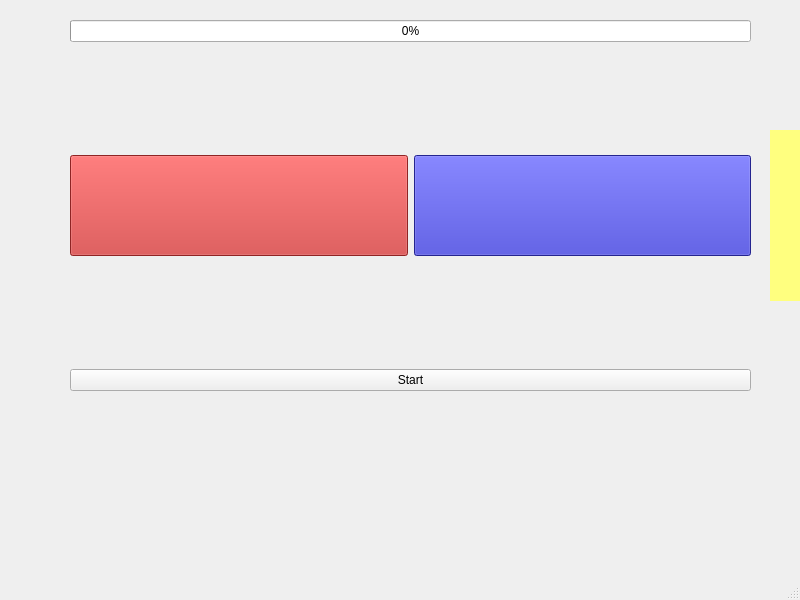
<?xml version="1.0" encoding="UTF-8"?>
<ui version="4.0">
 <class>MainWindow</class>
 <widget class="QMainWindow" name="MainWindow">
  <property name="geometry">
   <rect>
    <x>0</x>
    <y>0</y>
    <width>800</width>
    <height>600</height>
   </rect>
  </property>
  <property name="sizePolicy">
   <sizepolicy hsizetype="Preferred" vsizetype="Preferred">
    <horstretch>0</horstretch>
    <verstretch>0</verstretch>
   </sizepolicy>
  </property>
  <property name="windowTitle">
   <string>MainWindow</string>
  </property>
  <widget class="QWidget" name="centralwidget">
   <property name="sizePolicy">
    <sizepolicy hsizetype="Preferred" vsizetype="Preferred">
     <horstretch>0</horstretch>
     <verstretch>0</verstretch>
    </sizepolicy>
   </property>
   <widget class="QWidget" name="bigBox" native="true">
    <property name="geometry">
     <rect>
      <x>770</x>
      <y>130</y>
      <width>411</width>
      <height>171</height>
     </rect>
    </property>
    <property name="palette">
     <palette>
      <active>
       <colorrole role="WindowText">
        <brush brushstyle="SolidPattern">
         <color alpha="255">
          <red>255</red>
          <green>255</green>
          <blue>255</blue>
         </color>
        </brush>
       </colorrole>
       <colorrole role="Button">
        <brush brushstyle="SolidPattern">
         <color alpha="255">
          <red>255</red>
          <green>255</green>
          <blue>127</blue>
         </color>
        </brush>
       </colorrole>
       <colorrole role="Light">
        <brush brushstyle="SolidPattern">
         <color alpha="255">
          <red>0</red>
          <green>0</green>
          <blue>0</blue>
         </color>
        </brush>
       </colorrole>
       <colorrole role="Midlight">
        <brush brushstyle="SolidPattern">
         <color alpha="255">
          <red>0</red>
          <green>0</green>
          <blue>0</blue>
         </color>
        </brush>
       </colorrole>
       <colorrole role="Dark">
        <brush brushstyle="SolidPattern">
         <color alpha="255">
          <red>0</red>
          <green>0</green>
          <blue>0</blue>
         </color>
        </brush>
       </colorrole>
       <colorrole role="Mid">
        <brush brushstyle="SolidPattern">
         <color alpha="255">
          <red>0</red>
          <green>0</green>
          <blue>0</blue>
         </color>
        </brush>
       </colorrole>
       <colorrole role="Text">
        <brush brushstyle="SolidPattern">
         <color alpha="255">
          <red>255</red>
          <green>255</green>
          <blue>255</blue>
         </color>
        </brush>
       </colorrole>
       <colorrole role="BrightText">
        <brush brushstyle="SolidPattern">
         <color alpha="255">
          <red>255</red>
          <green>255</green>
          <blue>255</blue>
         </color>
        </brush>
       </colorrole>
       <colorrole role="ButtonText">
        <brush brushstyle="SolidPattern">
         <color alpha="255">
          <red>255</red>
          <green>255</green>
          <blue>255</blue>
         </color>
        </brush>
       </colorrole>
       <colorrole role="Base">
        <brush brushstyle="SolidPattern">
         <color alpha="255">
          <red>255</red>
          <green>255</green>
          <blue>127</blue>
         </color>
        </brush>
       </colorrole>
       <colorrole role="Window">
        <brush brushstyle="SolidPattern">
         <color alpha="255">
          <red>255</red>
          <green>255</green>
          <blue>127</blue>
         </color>
        </brush>
       </colorrole>
       <colorrole role="Shadow">
        <brush brushstyle="SolidPattern">
         <color alpha="255">
          <red>0</red>
          <green>0</green>
          <blue>0</blue>
         </color>
        </brush>
       </colorrole>
       <colorrole role="AlternateBase">
        <brush brushstyle="SolidPattern">
         <color alpha="255">
          <red>0</red>
          <green>0</green>
          <blue>0</blue>
         </color>
        </brush>
       </colorrole>
       <colorrole role="ToolTipBase">
        <brush brushstyle="SolidPattern">
         <color alpha="255">
          <red>255</red>
          <green>255</green>
          <blue>220</blue>
         </color>
        </brush>
       </colorrole>
       <colorrole role="ToolTipText">
        <brush brushstyle="SolidPattern">
         <color alpha="255">
          <red>0</red>
          <green>0</green>
          <blue>0</blue>
         </color>
        </brush>
       </colorrole>
       <colorrole role="PlaceholderText">
        <brush brushstyle="SolidPattern">
         <color alpha="127">
          <red>255</red>
          <green>255</green>
          <blue>255</blue>
         </color>
        </brush>
       </colorrole>
       <colorrole role="Accent">
        <brush brushstyle="SolidPattern">
         <color alpha="255">
          <red>0</red>
          <green>0</green>
          <blue>0</blue>
         </color>
        </brush>
       </colorrole>
      </active>
      <inactive>
       <colorrole role="WindowText">
        <brush brushstyle="SolidPattern">
         <color alpha="255">
          <red>255</red>
          <green>255</green>
          <blue>255</blue>
         </color>
        </brush>
       </colorrole>
       <colorrole role="Button">
        <brush brushstyle="SolidPattern">
         <color alpha="255">
          <red>255</red>
          <green>255</green>
          <blue>127</blue>
         </color>
        </brush>
       </colorrole>
       <colorrole role="Light">
        <brush brushstyle="SolidPattern">
         <color alpha="255">
          <red>0</red>
          <green>0</green>
          <blue>0</blue>
         </color>
        </brush>
       </colorrole>
       <colorrole role="Midlight">
        <brush brushstyle="SolidPattern">
         <color alpha="255">
          <red>0</red>
          <green>0</green>
          <blue>0</blue>
         </color>
        </brush>
       </colorrole>
       <colorrole role="Dark">
        <brush brushstyle="SolidPattern">
         <color alpha="255">
          <red>0</red>
          <green>0</green>
          <blue>0</blue>
         </color>
        </brush>
       </colorrole>
       <colorrole role="Mid">
        <brush brushstyle="SolidPattern">
         <color alpha="255">
          <red>0</red>
          <green>0</green>
          <blue>0</blue>
         </color>
        </brush>
       </colorrole>
       <colorrole role="Text">
        <brush brushstyle="SolidPattern">
         <color alpha="255">
          <red>255</red>
          <green>255</green>
          <blue>255</blue>
         </color>
        </brush>
       </colorrole>
       <colorrole role="BrightText">
        <brush brushstyle="SolidPattern">
         <color alpha="255">
          <red>255</red>
          <green>255</green>
          <blue>255</blue>
         </color>
        </brush>
       </colorrole>
       <colorrole role="ButtonText">
        <brush brushstyle="SolidPattern">
         <color alpha="255">
          <red>255</red>
          <green>255</green>
          <blue>255</blue>
         </color>
        </brush>
       </colorrole>
       <colorrole role="Base">
        <brush brushstyle="SolidPattern">
         <color alpha="255">
          <red>255</red>
          <green>255</green>
          <blue>127</blue>
         </color>
        </brush>
       </colorrole>
       <colorrole role="Window">
        <brush brushstyle="SolidPattern">
         <color alpha="255">
          <red>255</red>
          <green>255</green>
          <blue>127</blue>
         </color>
        </brush>
       </colorrole>
       <colorrole role="Shadow">
        <brush brushstyle="SolidPattern">
         <color alpha="255">
          <red>0</red>
          <green>0</green>
          <blue>0</blue>
         </color>
        </brush>
       </colorrole>
       <colorrole role="AlternateBase">
        <brush brushstyle="SolidPattern">
         <color alpha="255">
          <red>0</red>
          <green>0</green>
          <blue>0</blue>
         </color>
        </brush>
       </colorrole>
       <colorrole role="ToolTipBase">
        <brush brushstyle="SolidPattern">
         <color alpha="255">
          <red>255</red>
          <green>255</green>
          <blue>220</blue>
         </color>
        </brush>
       </colorrole>
       <colorrole role="ToolTipText">
        <brush brushstyle="SolidPattern">
         <color alpha="255">
          <red>0</red>
          <green>0</green>
          <blue>0</blue>
         </color>
        </brush>
       </colorrole>
       <colorrole role="PlaceholderText">
        <brush brushstyle="SolidPattern">
         <color alpha="127">
          <red>255</red>
          <green>255</green>
          <blue>255</blue>
         </color>
        </brush>
       </colorrole>
       <colorrole role="Accent">
        <brush brushstyle="SolidPattern">
         <color alpha="255">
          <red>0</red>
          <green>0</green>
          <blue>0</blue>
         </color>
        </brush>
       </colorrole>
      </inactive>
      <disabled>
       <colorrole role="WindowText">
        <brush brushstyle="SolidPattern">
         <color alpha="255">
          <red>0</red>
          <green>0</green>
          <blue>0</blue>
         </color>
        </brush>
       </colorrole>
       <colorrole role="Button">
        <brush brushstyle="SolidPattern">
         <color alpha="255">
          <red>255</red>
          <green>255</green>
          <blue>127</blue>
         </color>
        </brush>
       </colorrole>
       <colorrole role="Light">
        <brush brushstyle="SolidPattern">
         <color alpha="255">
          <red>0</red>
          <green>0</green>
          <blue>0</blue>
         </color>
        </brush>
       </colorrole>
       <colorrole role="Midlight">
        <brush brushstyle="SolidPattern">
         <color alpha="255">
          <red>0</red>
          <green>0</green>
          <blue>0</blue>
         </color>
        </brush>
       </colorrole>
       <colorrole role="Dark">
        <brush brushstyle="SolidPattern">
         <color alpha="255">
          <red>0</red>
          <green>0</green>
          <blue>0</blue>
         </color>
        </brush>
       </colorrole>
       <colorrole role="Mid">
        <brush brushstyle="SolidPattern">
         <color alpha="255">
          <red>0</red>
          <green>0</green>
          <blue>0</blue>
         </color>
        </brush>
       </colorrole>
       <colorrole role="Text">
        <brush brushstyle="SolidPattern">
         <color alpha="255">
          <red>0</red>
          <green>0</green>
          <blue>0</blue>
         </color>
        </brush>
       </colorrole>
       <colorrole role="BrightText">
        <brush brushstyle="SolidPattern">
         <color alpha="255">
          <red>255</red>
          <green>255</green>
          <blue>255</blue>
         </color>
        </brush>
       </colorrole>
       <colorrole role="ButtonText">
        <brush brushstyle="SolidPattern">
         <color alpha="255">
          <red>0</red>
          <green>0</green>
          <blue>0</blue>
         </color>
        </brush>
       </colorrole>
       <colorrole role="Base">
        <brush brushstyle="SolidPattern">
         <color alpha="255">
          <red>255</red>
          <green>255</green>
          <blue>127</blue>
         </color>
        </brush>
       </colorrole>
       <colorrole role="Window">
        <brush brushstyle="SolidPattern">
         <color alpha="255">
          <red>255</red>
          <green>255</green>
          <blue>127</blue>
         </color>
        </brush>
       </colorrole>
       <colorrole role="Shadow">
        <brush brushstyle="SolidPattern">
         <color alpha="255">
          <red>0</red>
          <green>0</green>
          <blue>0</blue>
         </color>
        </brush>
       </colorrole>
       <colorrole role="AlternateBase">
        <brush brushstyle="SolidPattern">
         <color alpha="255">
          <red>0</red>
          <green>0</green>
          <blue>0</blue>
         </color>
        </brush>
       </colorrole>
       <colorrole role="ToolTipBase">
        <brush brushstyle="SolidPattern">
         <color alpha="255">
          <red>255</red>
          <green>255</green>
          <blue>220</blue>
         </color>
        </brush>
       </colorrole>
       <colorrole role="ToolTipText">
        <brush brushstyle="SolidPattern">
         <color alpha="255">
          <red>0</red>
          <green>0</green>
          <blue>0</blue>
         </color>
        </brush>
       </colorrole>
       <colorrole role="PlaceholderText">
        <brush brushstyle="SolidPattern">
         <color alpha="127">
          <red>0</red>
          <green>0</green>
          <blue>0</blue>
         </color>
        </brush>
       </colorrole>
       <colorrole role="Accent">
        <brush brushstyle="SolidPattern">
         <color alpha="255">
          <red>0</red>
          <green>0</green>
          <blue>0</blue>
         </color>
        </brush>
       </colorrole>
      </disabled>
     </palette>
    </property>
    <property name="styleSheet">
     <string notr="true">background-color: rgb(255, 255, 127)</string>
    </property>
   </widget>
   <widget class="QWidget" name="">
    <property name="geometry">
     <rect>
      <x>70</x>
      <y>20</y>
      <width>681</width>
      <height>371</height>
     </rect>
    </property>
    <layout class="QGridLayout" name="gridLayout">
     <item row="0" column="0">
      <layout class="QVBoxLayout" name="verticalLayout">
       <item>
        <widget class="QProgressBar" name="progressBar">
         <property name="palette">
          <palette>
           <active>
            <colorrole role="Highlight">
             <brush brushstyle="SolidPattern">
              <color alpha="255">
               <red>0</red>
               <green>170</green>
               <blue>0</blue>
              </color>
             </brush>
            </colorrole>
           </active>
           <inactive>
            <colorrole role="Highlight">
             <brush brushstyle="SolidPattern">
              <color alpha="255">
               <red>0</red>
               <green>170</green>
               <blue>0</blue>
              </color>
             </brush>
            </colorrole>
           </inactive>
           <disabled/>
          </palette>
         </property>
         <property name="value">
          <number>0</number>
         </property>
         <property name="alignment">
          <set>Qt::AlignmentFlag::AlignJustify|Qt::AlignmentFlag::AlignVCenter</set>
         </property>
         <property name="invertedAppearance">
          <bool>false</bool>
         </property>
        </widget>
       </item>
       <item>
        <widget class="QLabel" name="youLoseText">
         <property name="font">
          <font>
           <pointsize>20</pointsize>
           <bold>true</bold>
          </font>
         </property>
         <property name="text">
          <string/>
         </property>
         <property name="alignment">
          <set>Qt::AlignmentFlag::AlignCenter</set>
         </property>
        </widget>
       </item>
       <item>
        <layout class="QHBoxLayout" name="horizontalLayout">
         <item>
          <widget class="QPushButton" name="redButton">
           <property name="sizePolicy">
            <sizepolicy hsizetype="Minimum" vsizetype="Minimum">
             <horstretch>0</horstretch>
             <verstretch>0</verstretch>
            </sizepolicy>
           </property>
           <property name="palette">
            <palette>
             <active>
              <colorrole role="WindowText">
               <brush brushstyle="SolidPattern">
                <color alpha="255">
                 <red>0</red>
                 <green>0</green>
                 <blue>0</blue>
                </color>
               </brush>
              </colorrole>
              <colorrole role="Button">
               <brush brushstyle="SolidPattern">
                <color alpha="255">
                 <red>200</red>
                 <green>50</green>
                 <blue>50</blue>
                </color>
               </brush>
              </colorrole>
              <colorrole role="Light">
               <brush brushstyle="SolidPattern">
                <color alpha="255">
                 <red>255</red>
                 <green>109</green>
                 <blue>109</blue>
                </color>
               </brush>
              </colorrole>
              <colorrole role="Midlight">
               <brush brushstyle="SolidPattern">
                <color alpha="255">
                 <red>227</red>
                 <green>79</green>
                 <blue>79</blue>
                </color>
               </brush>
              </colorrole>
              <colorrole role="Dark">
               <brush brushstyle="SolidPattern">
                <color alpha="255">
                 <red>100</red>
                 <green>25</green>
                 <blue>25</blue>
                </color>
               </brush>
              </colorrole>
              <colorrole role="Mid">
               <brush brushstyle="SolidPattern">
                <color alpha="255">
                 <red>133</red>
                 <green>33</green>
                 <blue>33</blue>
                </color>
               </brush>
              </colorrole>
              <colorrole role="Text">
               <brush brushstyle="SolidPattern">
                <color alpha="255">
                 <red>0</red>
                 <green>0</green>
                 <blue>0</blue>
                </color>
               </brush>
              </colorrole>
              <colorrole role="BrightText">
               <brush brushstyle="SolidPattern">
                <color alpha="255">
                 <red>255</red>
                 <green>255</green>
                 <blue>255</blue>
                </color>
               </brush>
              </colorrole>
              <colorrole role="ButtonText">
               <brush brushstyle="SolidPattern">
                <color alpha="255">
                 <red>0</red>
                 <green>0</green>
                 <blue>0</blue>
                </color>
               </brush>
              </colorrole>
              <colorrole role="Base">
               <brush brushstyle="SolidPattern">
                <color alpha="255">
                 <red>255</red>
                 <green>255</green>
                 <blue>255</blue>
                </color>
               </brush>
              </colorrole>
              <colorrole role="Window">
               <brush brushstyle="SolidPattern">
                <color alpha="255">
                 <red>200</red>
                 <green>50</green>
                 <blue>50</blue>
                </color>
               </brush>
              </colorrole>
              <colorrole role="Shadow">
               <brush brushstyle="SolidPattern">
                <color alpha="255">
                 <red>0</red>
                 <green>0</green>
                 <blue>0</blue>
                </color>
               </brush>
              </colorrole>
              <colorrole role="AlternateBase">
               <brush brushstyle="SolidPattern">
                <color alpha="255">
                 <red>227</red>
                 <green>152</green>
                 <blue>152</blue>
                </color>
               </brush>
              </colorrole>
              <colorrole role="ToolTipBase">
               <brush brushstyle="SolidPattern">
                <color alpha="255">
                 <red>255</red>
                 <green>255</green>
                 <blue>220</blue>
                </color>
               </brush>
              </colorrole>
              <colorrole role="ToolTipText">
               <brush brushstyle="SolidPattern">
                <color alpha="255">
                 <red>0</red>
                 <green>0</green>
                 <blue>0</blue>
                </color>
               </brush>
              </colorrole>
              <colorrole role="PlaceholderText">
               <brush brushstyle="SolidPattern">
                <color alpha="127">
                 <red>0</red>
                 <green>0</green>
                 <blue>0</blue>
                </color>
               </brush>
              </colorrole>
              <colorrole role="Accent">
               <brush brushstyle="SolidPattern">
                <color alpha="255">
                 <red>255</red>
                 <green>255</green>
                 <blue>255</blue>
                </color>
               </brush>
              </colorrole>
             </active>
             <inactive>
              <colorrole role="WindowText">
               <brush brushstyle="SolidPattern">
                <color alpha="255">
                 <red>0</red>
                 <green>0</green>
                 <blue>0</blue>
                </color>
               </brush>
              </colorrole>
              <colorrole role="Button">
               <brush brushstyle="SolidPattern">
                <color alpha="255">
                 <red>200</red>
                 <green>50</green>
                 <blue>50</blue>
                </color>
               </brush>
              </colorrole>
              <colorrole role="Light">
               <brush brushstyle="SolidPattern">
                <color alpha="255">
                 <red>255</red>
                 <green>109</green>
                 <blue>109</blue>
                </color>
               </brush>
              </colorrole>
              <colorrole role="Midlight">
               <brush brushstyle="SolidPattern">
                <color alpha="255">
                 <red>227</red>
                 <green>79</green>
                 <blue>79</blue>
                </color>
               </brush>
              </colorrole>
              <colorrole role="Dark">
               <brush brushstyle="SolidPattern">
                <color alpha="255">
                 <red>100</red>
                 <green>25</green>
                 <blue>25</blue>
                </color>
               </brush>
              </colorrole>
              <colorrole role="Mid">
               <brush brushstyle="SolidPattern">
                <color alpha="255">
                 <red>133</red>
                 <green>33</green>
                 <blue>33</blue>
                </color>
               </brush>
              </colorrole>
              <colorrole role="Text">
               <brush brushstyle="SolidPattern">
                <color alpha="255">
                 <red>0</red>
                 <green>0</green>
                 <blue>0</blue>
                </color>
               </brush>
              </colorrole>
              <colorrole role="BrightText">
               <brush brushstyle="SolidPattern">
                <color alpha="255">
                 <red>255</red>
                 <green>255</green>
                 <blue>255</blue>
                </color>
               </brush>
              </colorrole>
              <colorrole role="ButtonText">
               <brush brushstyle="SolidPattern">
                <color alpha="255">
                 <red>0</red>
                 <green>0</green>
                 <blue>0</blue>
                </color>
               </brush>
              </colorrole>
              <colorrole role="Base">
               <brush brushstyle="SolidPattern">
                <color alpha="255">
                 <red>255</red>
                 <green>255</green>
                 <blue>255</blue>
                </color>
               </brush>
              </colorrole>
              <colorrole role="Window">
               <brush brushstyle="SolidPattern">
                <color alpha="255">
                 <red>200</red>
                 <green>50</green>
                 <blue>50</blue>
                </color>
               </brush>
              </colorrole>
              <colorrole role="Shadow">
               <brush brushstyle="SolidPattern">
                <color alpha="255">
                 <red>0</red>
                 <green>0</green>
                 <blue>0</blue>
                </color>
               </brush>
              </colorrole>
              <colorrole role="AlternateBase">
               <brush brushstyle="SolidPattern">
                <color alpha="255">
                 <red>227</red>
                 <green>152</green>
                 <blue>152</blue>
                </color>
               </brush>
              </colorrole>
              <colorrole role="ToolTipBase">
               <brush brushstyle="SolidPattern">
                <color alpha="255">
                 <red>255</red>
                 <green>255</green>
                 <blue>220</blue>
                </color>
               </brush>
              </colorrole>
              <colorrole role="ToolTipText">
               <brush brushstyle="SolidPattern">
                <color alpha="255">
                 <red>0</red>
                 <green>0</green>
                 <blue>0</blue>
                </color>
               </brush>
              </colorrole>
              <colorrole role="PlaceholderText">
               <brush brushstyle="SolidPattern">
                <color alpha="127">
                 <red>0</red>
                 <green>0</green>
                 <blue>0</blue>
                </color>
               </brush>
              </colorrole>
              <colorrole role="Accent">
               <brush brushstyle="SolidPattern">
                <color alpha="255">
                 <red>255</red>
                 <green>255</green>
                 <blue>255</blue>
                </color>
               </brush>
              </colorrole>
             </inactive>
             <disabled>
              <colorrole role="WindowText">
               <brush brushstyle="SolidPattern">
                <color alpha="255">
                 <red>100</red>
                 <green>25</green>
                 <blue>25</blue>
                </color>
               </brush>
              </colorrole>
              <colorrole role="Button">
               <brush brushstyle="SolidPattern">
                <color alpha="255">
                 <red>200</red>
                 <green>50</green>
                 <blue>50</blue>
                </color>
               </brush>
              </colorrole>
              <colorrole role="Light">
               <brush brushstyle="SolidPattern">
                <color alpha="255">
                 <red>255</red>
                 <green>109</green>
                 <blue>109</blue>
                </color>
               </brush>
              </colorrole>
              <colorrole role="Midlight">
               <brush brushstyle="SolidPattern">
                <color alpha="255">
                 <red>227</red>
                 <green>79</green>
                 <blue>79</blue>
                </color>
               </brush>
              </colorrole>
              <colorrole role="Dark">
               <brush brushstyle="SolidPattern">
                <color alpha="255">
                 <red>100</red>
                 <green>25</green>
                 <blue>25</blue>
                </color>
               </brush>
              </colorrole>
              <colorrole role="Mid">
               <brush brushstyle="SolidPattern">
                <color alpha="255">
                 <red>133</red>
                 <green>33</green>
                 <blue>33</blue>
                </color>
               </brush>
              </colorrole>
              <colorrole role="Text">
               <brush brushstyle="SolidPattern">
                <color alpha="255">
                 <red>100</red>
                 <green>25</green>
                 <blue>25</blue>
                </color>
               </brush>
              </colorrole>
              <colorrole role="BrightText">
               <brush brushstyle="SolidPattern">
                <color alpha="255">
                 <red>255</red>
                 <green>255</green>
                 <blue>255</blue>
                </color>
               </brush>
              </colorrole>
              <colorrole role="ButtonText">
               <brush brushstyle="SolidPattern">
                <color alpha="255">
                 <red>100</red>
                 <green>25</green>
                 <blue>25</blue>
                </color>
               </brush>
              </colorrole>
              <colorrole role="Base">
               <brush brushstyle="SolidPattern">
                <color alpha="255">
                 <red>200</red>
                 <green>50</green>
                 <blue>50</blue>
                </color>
               </brush>
              </colorrole>
              <colorrole role="Window">
               <brush brushstyle="SolidPattern">
                <color alpha="255">
                 <red>200</red>
                 <green>50</green>
                 <blue>50</blue>
                </color>
               </brush>
              </colorrole>
              <colorrole role="Shadow">
               <brush brushstyle="SolidPattern">
                <color alpha="255">
                 <red>0</red>
                 <green>0</green>
                 <blue>0</blue>
                </color>
               </brush>
              </colorrole>
              <colorrole role="AlternateBase">
               <brush brushstyle="SolidPattern">
                <color alpha="255">
                 <red>200</red>
                 <green>50</green>
                 <blue>50</blue>
                </color>
               </brush>
              </colorrole>
              <colorrole role="ToolTipBase">
               <brush brushstyle="SolidPattern">
                <color alpha="255">
                 <red>255</red>
                 <green>255</green>
                 <blue>220</blue>
                </color>
               </brush>
              </colorrole>
              <colorrole role="ToolTipText">
               <brush brushstyle="SolidPattern">
                <color alpha="255">
                 <red>0</red>
                 <green>0</green>
                 <blue>0</blue>
                </color>
               </brush>
              </colorrole>
              <colorrole role="PlaceholderText">
               <brush brushstyle="SolidPattern">
                <color alpha="127">
                 <red>100</red>
                 <green>25</green>
                 <blue>25</blue>
                </color>
               </brush>
              </colorrole>
              <colorrole role="Accent">
               <brush brushstyle="SolidPattern">
                <color alpha="255">
                 <red>255</red>
                 <green>69</green>
                 <blue>69</blue>
                </color>
               </brush>
              </colorrole>
             </disabled>
            </palette>
           </property>
           <property name="text">
            <string/>
           </property>
          </widget>
         </item>
         <item>
          <widget class="QPushButton" name="blueButton">
           <property name="sizePolicy">
            <sizepolicy hsizetype="Minimum" vsizetype="Minimum">
             <horstretch>0</horstretch>
             <verstretch>0</verstretch>
            </sizepolicy>
           </property>
           <property name="palette">
            <palette>
             <active>
              <colorrole role="WindowText">
               <brush brushstyle="SolidPattern">
                <color alpha="255">
                 <red>0</red>
                 <green>0</green>
                 <blue>0</blue>
                </color>
               </brush>
              </colorrole>
              <colorrole role="Button">
               <brush brushstyle="SolidPattern">
                <color alpha="255">
                 <red>50</red>
                 <green>50</green>
                 <blue>200</blue>
                </color>
               </brush>
              </colorrole>
              <colorrole role="Light">
               <brush brushstyle="SolidPattern">
                <color alpha="255">
                 <red>109</red>
                 <green>109</green>
                 <blue>255</blue>
                </color>
               </brush>
              </colorrole>
              <colorrole role="Midlight">
               <brush brushstyle="SolidPattern">
                <color alpha="255">
                 <red>79</red>
                 <green>79</green>
                 <blue>227</blue>
                </color>
               </brush>
              </colorrole>
              <colorrole role="Dark">
               <brush brushstyle="SolidPattern">
                <color alpha="255">
                 <red>25</red>
                 <green>25</green>
                 <blue>100</blue>
                </color>
               </brush>
              </colorrole>
              <colorrole role="Mid">
               <brush brushstyle="SolidPattern">
                <color alpha="255">
                 <red>33</red>
                 <green>33</green>
                 <blue>133</blue>
                </color>
               </brush>
              </colorrole>
              <colorrole role="Text">
               <brush brushstyle="SolidPattern">
                <color alpha="255">
                 <red>0</red>
                 <green>0</green>
                 <blue>0</blue>
                </color>
               </brush>
              </colorrole>
              <colorrole role="BrightText">
               <brush brushstyle="SolidPattern">
                <color alpha="255">
                 <red>255</red>
                 <green>255</green>
                 <blue>255</blue>
                </color>
               </brush>
              </colorrole>
              <colorrole role="ButtonText">
               <brush brushstyle="SolidPattern">
                <color alpha="255">
                 <red>0</red>
                 <green>0</green>
                 <blue>0</blue>
                </color>
               </brush>
              </colorrole>
              <colorrole role="Base">
               <brush brushstyle="SolidPattern">
                <color alpha="255">
                 <red>255</red>
                 <green>255</green>
                 <blue>255</blue>
                </color>
               </brush>
              </colorrole>
              <colorrole role="Window">
               <brush brushstyle="SolidPattern">
                <color alpha="255">
                 <red>50</red>
                 <green>50</green>
                 <blue>200</blue>
                </color>
               </brush>
              </colorrole>
              <colorrole role="Shadow">
               <brush brushstyle="SolidPattern">
                <color alpha="255">
                 <red>0</red>
                 <green>0</green>
                 <blue>0</blue>
                </color>
               </brush>
              </colorrole>
              <colorrole role="AlternateBase">
               <brush brushstyle="SolidPattern">
                <color alpha="255">
                 <red>152</red>
                 <green>152</green>
                 <blue>227</blue>
                </color>
               </brush>
              </colorrole>
              <colorrole role="ToolTipBase">
               <brush brushstyle="SolidPattern">
                <color alpha="255">
                 <red>255</red>
                 <green>255</green>
                 <blue>220</blue>
                </color>
               </brush>
              </colorrole>
              <colorrole role="ToolTipText">
               <brush brushstyle="SolidPattern">
                <color alpha="255">
                 <red>0</red>
                 <green>0</green>
                 <blue>0</blue>
                </color>
               </brush>
              </colorrole>
              <colorrole role="PlaceholderText">
               <brush brushstyle="SolidPattern">
                <color alpha="127">
                 <red>0</red>
                 <green>0</green>
                 <blue>0</blue>
                </color>
               </brush>
              </colorrole>
              <colorrole role="Accent">
               <brush brushstyle="SolidPattern">
                <color alpha="255">
                 <red>255</red>
                 <green>255</green>
                 <blue>255</blue>
                </color>
               </brush>
              </colorrole>
             </active>
             <inactive>
              <colorrole role="WindowText">
               <brush brushstyle="SolidPattern">
                <color alpha="255">
                 <red>0</red>
                 <green>0</green>
                 <blue>0</blue>
                </color>
               </brush>
              </colorrole>
              <colorrole role="Button">
               <brush brushstyle="SolidPattern">
                <color alpha="255">
                 <red>50</red>
                 <green>50</green>
                 <blue>200</blue>
                </color>
               </brush>
              </colorrole>
              <colorrole role="Light">
               <brush brushstyle="SolidPattern">
                <color alpha="255">
                 <red>109</red>
                 <green>109</green>
                 <blue>255</blue>
                </color>
               </brush>
              </colorrole>
              <colorrole role="Midlight">
               <brush brushstyle="SolidPattern">
                <color alpha="255">
                 <red>79</red>
                 <green>79</green>
                 <blue>227</blue>
                </color>
               </brush>
              </colorrole>
              <colorrole role="Dark">
               <brush brushstyle="SolidPattern">
                <color alpha="255">
                 <red>25</red>
                 <green>25</green>
                 <blue>100</blue>
                </color>
               </brush>
              </colorrole>
              <colorrole role="Mid">
               <brush brushstyle="SolidPattern">
                <color alpha="255">
                 <red>33</red>
                 <green>33</green>
                 <blue>133</blue>
                </color>
               </brush>
              </colorrole>
              <colorrole role="Text">
               <brush brushstyle="SolidPattern">
                <color alpha="255">
                 <red>0</red>
                 <green>0</green>
                 <blue>0</blue>
                </color>
               </brush>
              </colorrole>
              <colorrole role="BrightText">
               <brush brushstyle="SolidPattern">
                <color alpha="255">
                 <red>255</red>
                 <green>255</green>
                 <blue>255</blue>
                </color>
               </brush>
              </colorrole>
              <colorrole role="ButtonText">
               <brush brushstyle="SolidPattern">
                <color alpha="255">
                 <red>0</red>
                 <green>0</green>
                 <blue>0</blue>
                </color>
               </brush>
              </colorrole>
              <colorrole role="Base">
               <brush brushstyle="SolidPattern">
                <color alpha="255">
                 <red>255</red>
                 <green>255</green>
                 <blue>255</blue>
                </color>
               </brush>
              </colorrole>
              <colorrole role="Window">
               <brush brushstyle="SolidPattern">
                <color alpha="255">
                 <red>50</red>
                 <green>50</green>
                 <blue>200</blue>
                </color>
               </brush>
              </colorrole>
              <colorrole role="Shadow">
               <brush brushstyle="SolidPattern">
                <color alpha="255">
                 <red>0</red>
                 <green>0</green>
                 <blue>0</blue>
                </color>
               </brush>
              </colorrole>
              <colorrole role="AlternateBase">
               <brush brushstyle="SolidPattern">
                <color alpha="255">
                 <red>152</red>
                 <green>152</green>
                 <blue>227</blue>
                </color>
               </brush>
              </colorrole>
              <colorrole role="ToolTipBase">
               <brush brushstyle="SolidPattern">
                <color alpha="255">
                 <red>255</red>
                 <green>255</green>
                 <blue>220</blue>
                </color>
               </brush>
              </colorrole>
              <colorrole role="ToolTipText">
               <brush brushstyle="SolidPattern">
                <color alpha="255">
                 <red>0</red>
                 <green>0</green>
                 <blue>0</blue>
                </color>
               </brush>
              </colorrole>
              <colorrole role="PlaceholderText">
               <brush brushstyle="SolidPattern">
                <color alpha="127">
                 <red>0</red>
                 <green>0</green>
                 <blue>0</blue>
                </color>
               </brush>
              </colorrole>
              <colorrole role="Accent">
               <brush brushstyle="SolidPattern">
                <color alpha="255">
                 <red>255</red>
                 <green>255</green>
                 <blue>255</blue>
                </color>
               </brush>
              </colorrole>
             </inactive>
             <disabled>
              <colorrole role="WindowText">
               <brush brushstyle="SolidPattern">
                <color alpha="255">
                 <red>25</red>
                 <green>25</green>
                 <blue>100</blue>
                </color>
               </brush>
              </colorrole>
              <colorrole role="Button">
               <brush brushstyle="SolidPattern">
                <color alpha="255">
                 <red>50</red>
                 <green>50</green>
                 <blue>200</blue>
                </color>
               </brush>
              </colorrole>
              <colorrole role="Light">
               <brush brushstyle="SolidPattern">
                <color alpha="255">
                 <red>109</red>
                 <green>109</green>
                 <blue>255</blue>
                </color>
               </brush>
              </colorrole>
              <colorrole role="Midlight">
               <brush brushstyle="SolidPattern">
                <color alpha="255">
                 <red>79</red>
                 <green>79</green>
                 <blue>227</blue>
                </color>
               </brush>
              </colorrole>
              <colorrole role="Dark">
               <brush brushstyle="SolidPattern">
                <color alpha="255">
                 <red>25</red>
                 <green>25</green>
                 <blue>100</blue>
                </color>
               </brush>
              </colorrole>
              <colorrole role="Mid">
               <brush brushstyle="SolidPattern">
                <color alpha="255">
                 <red>33</red>
                 <green>33</green>
                 <blue>133</blue>
                </color>
               </brush>
              </colorrole>
              <colorrole role="Text">
               <brush brushstyle="SolidPattern">
                <color alpha="255">
                 <red>25</red>
                 <green>25</green>
                 <blue>100</blue>
                </color>
               </brush>
              </colorrole>
              <colorrole role="BrightText">
               <brush brushstyle="SolidPattern">
                <color alpha="255">
                 <red>255</red>
                 <green>255</green>
                 <blue>255</blue>
                </color>
               </brush>
              </colorrole>
              <colorrole role="ButtonText">
               <brush brushstyle="SolidPattern">
                <color alpha="255">
                 <red>25</red>
                 <green>25</green>
                 <blue>100</blue>
                </color>
               </brush>
              </colorrole>
              <colorrole role="Base">
               <brush brushstyle="SolidPattern">
                <color alpha="255">
                 <red>50</red>
                 <green>50</green>
                 <blue>200</blue>
                </color>
               </brush>
              </colorrole>
              <colorrole role="Window">
               <brush brushstyle="SolidPattern">
                <color alpha="255">
                 <red>50</red>
                 <green>50</green>
                 <blue>200</blue>
                </color>
               </brush>
              </colorrole>
              <colorrole role="Shadow">
               <brush brushstyle="SolidPattern">
                <color alpha="255">
                 <red>0</red>
                 <green>0</green>
                 <blue>0</blue>
                </color>
               </brush>
              </colorrole>
              <colorrole role="AlternateBase">
               <brush brushstyle="SolidPattern">
                <color alpha="255">
                 <red>50</red>
                 <green>50</green>
                 <blue>200</blue>
                </color>
               </brush>
              </colorrole>
              <colorrole role="ToolTipBase">
               <brush brushstyle="SolidPattern">
                <color alpha="255">
                 <red>255</red>
                 <green>255</green>
                 <blue>220</blue>
                </color>
               </brush>
              </colorrole>
              <colorrole role="ToolTipText">
               <brush brushstyle="SolidPattern">
                <color alpha="255">
                 <red>0</red>
                 <green>0</green>
                 <blue>0</blue>
                </color>
               </brush>
              </colorrole>
              <colorrole role="PlaceholderText">
               <brush brushstyle="SolidPattern">
                <color alpha="127">
                 <red>25</red>
                 <green>25</green>
                 <blue>100</blue>
                </color>
               </brush>
              </colorrole>
              <colorrole role="Accent">
               <brush brushstyle="SolidPattern">
                <color alpha="255">
                 <red>69</red>
                 <green>69</green>
                 <blue>255</blue>
                </color>
               </brush>
              </colorrole>
             </disabled>
            </palette>
           </property>
           <property name="text">
            <string/>
           </property>
          </widget>
         </item>
        </layout>
       </item>
       <item>
        <widget class="QWidget" name="widget" native="true"/>
       </item>
       <item>
        <widget class="QPushButton" name="startButton">
         <property name="sizePolicy">
          <sizepolicy hsizetype="Minimum" vsizetype="Fixed">
           <horstretch>0</horstretch>
           <verstretch>0</verstretch>
          </sizepolicy>
         </property>
         <property name="text">
          <string>Start</string>
         </property>
        </widget>
       </item>
      </layout>
     </item>
    </layout>
   </widget>
   <zorder>pushButton</zorder>
   <zorder>pushButton_2</zorder>
   <zorder>redButton</zorder>
   <zorder>blueButton</zorder>
   <zorder>startButton</zorder>
   <zorder>progressBar</zorder>
   <zorder>youLoseText</zorder>
   <zorder>startButton</zorder>
   <zorder>redButton</zorder>
   <zorder>blueButton</zorder>
   <zorder>youLoseText</zorder>
   <zorder>progressBar</zorder>
   <zorder>widget</zorder>
   <zorder>bigBox</zorder>
  </widget>
  <widget class="QMenuBar" name="menubar">
   <property name="geometry">
    <rect>
     <x>0</x>
     <y>0</y>
     <width>800</width>
     <height>21</height>
    </rect>
   </property>
  </widget>
  <widget class="QStatusBar" name="statusbar"/>
 </widget>
 <resources/>
 <connections/>
</ui>
